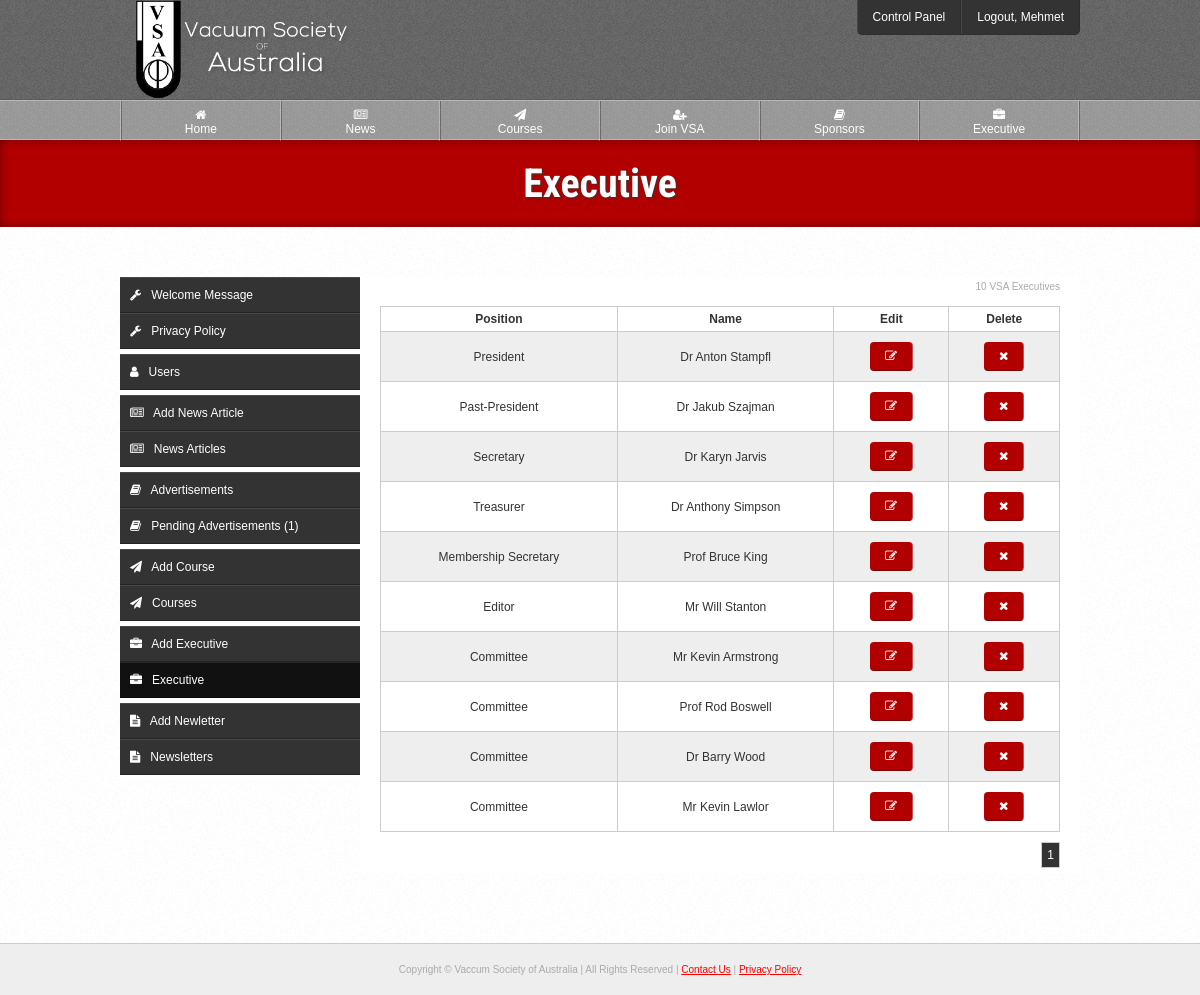
/source/cp/executive.php (signed in), run on the app's committed database.
### tables this page shows
CREATE TABLE IF NOT EXISTS `users` (
  `id` int(10) NOT NULL AUTO_INCREMENT,
  `username` varchar(20) NOT NULL,
  `password` varchar(70) NOT NULL,
  `email` varchar(100) NOT NULL,
  `title` varchar(6) NOT NULL,
  `fname` varchar(30) NOT NULL,
  `lname` varchar(40) NOT NULL,
  `address` varchar(80) NOT NULL,
  `suburb` varchar(50) NOT NULL,
  `state` varchar(50) NOT NULL,
  `postcode` int(10) NOT NULL,
  `country` varchar(50) NOT NULL,
  `telephone` varchar(20) NOT NULL,
  `fax` varchar(20) DEFAULT NULL,
  `website` varchar(100) DEFAULT NULL,
  `company` varchar(150) DEFAULT NULL,
  `blocked` enum('0','1') NOT NULL,
  `type` enum('1','2','3','4') NOT NULL,
  `active` enum('0','1') NOT NULL,
  `level` enum('1','2') NOT NULL,
  `password_reset` enum('0','1') NOT NULL,
  `activation_code` varchar(40) NOT NULL,
  `reset_code` varchar(100) NOT NULL,
  `payment_made` enum('0','1') NOT NULL,
  `date_created` varchar(100) NOT NULL,
  `payment_due_date` varchar(100) NOT NULL,
  `membership_expiry_date` varchar(100) NOT NULL,
  PRIMARY KEY (`id`),
  FULLTEXT KEY `username` (`username`)
);

CREATE TABLE IF NOT EXISTS `executives` (
  `id` int(10) NOT NULL AUTO_INCREMENT,
  `organization` varchar(150) NOT NULL,
  `fname` varchar(30) NOT NULL,
  `title` varchar(6) NOT NULL,
  `lname` varchar(10) NOT NULL,
  `position` varchar(50) NOT NULL,
  `telephone` varchar(20) NOT NULL,
  `email` varchar(100) NOT NULL,
  PRIMARY KEY (`id`)
);

### source/classes/User.php (called while the page is built, shortened)
<?php
class User extends Pagination {
	public static function getUsername($id) {
		try {
			$q = DB::$db->prepare("
				SELECT username
				FROM users
				WHERE id = :id
			");
			$q->execute([':id' => $id]);
		} catch(PDOException $ex) {
			die($ex->getMessage());
		}
		$c = $q->rowCount();
		$r = $q->fetch(PDO::FETCH_OBJ);
		return ($c != 0) ? $r->username : "Unknown";
	}
}

### source/classes/Template.php (called while the page is built, shortened)
<?php
class Template {
	private $page;
	public function setActivePage($prefix = null) {
		$page = explode("/", $_SERVER['PHP_SELF']);
		$page = end($page);
		$page = explode(".", $page);
		$page = current($page);
		$this->page = $prefix.$page;
	}
	public function getActivePage() {
		return $this->page;
	}
}

### source/classes/Executive.php (called while the page is built, shortened)
<?php
class Executive extends Pagination {
	private $count;
	private $data;
	public function getAll($page = 1, $limit = 10) {
		$this->amount = ($page - 1) * $limit;
		$this->limit = $limit;
		$this->page = $page;
		try {
			$q = DB::$db->query("
				SELECT SQL_CALC_FOUND_ROWS *
				FROM executives
				LIMIT {$this->amount}, {$this->limit}
			");
		} catch(PDOException $ex) {
			die($ex->getMessage());
		}
		$this->count = $q->rowCount();
		$total = DB::$db->query("SELECT FOUND_ROWS() AS total")->fetch(PDO::FETCH_OBJ)->total;
		$this->pages = ceil($total / $this->limit);
		if($this->count != 0)
			while($r = $q->fetch(PDO::FETCH_OBJ))
				$this->data[] = $r;
		return $this->data;
	}
	public function getCount() {
		return $this->count;
	}
}

### source/cp/executive.php (the view, shortened to what this page needs)
<?php
$t = new Template("cp_");
$t->setTitle("Executive");
include $t->load("template/head.php");
include $t->load("template/header.php");
$_executives = new Executive;
$executives = $_executives->getAll((isset($_GET['page']) && !empty($_GET['page'])) ? $_GET['page'] : 1);
?>
	<div id="page-heading">
		<h1>Executive</h1>
	</div>
	<div class="outer-wrapper white">
		<div class="inner-wrapper">
			<?php include $t->load("template/cp-nav.php"); ?>
			<section class="right-main">
				<?php if($_executives->getCount() != 0): ?>
					<p class="text-right fine-text"><?=$_executives->getCount();?> VSA Executive<?=($_executives->getCount() !== 1) ? 's' : null;?></p>
					<table class="style text-left">
						<tr>
							<th>Position</th>
							<th>Name</th>
							<th>Edit</th>
							<th>Delete</th>
						</tr>
					<?php foreach($executives as $executive): ?>
						<tr>
							<td><?=$executive->position;?></td>
							<td><?=$executive->title." ".$executive->fname." ".$executive->lname;?></td>
							<td><a href="<?=PATH?>cp/edit-executive?id=<?=$executive->id;?>" class="btn"><i class="fa fa-pencil-square-o"></i></a></td>
							<td><a href="#" data-link="<?=PATH?>cp/delete-executive?id=<?=$executive->id;?>" class="delete-btn btn"><i class="fa fa-times"></i></a></td>
						</tr>
					<?php endforeach; ?>
					</table>
					<?=$_executives->getPageLinks(PATH."cp/executive");?>
				<?php else: ?>
					<div class="notice-box yellow-notice">No VSA executives are being listed at the moment.</div>
				<?php endif; ?>
			</section>
		</div>
	</div>
<?php include $t->load("template/footer.php"); ?>

### source/template/header.php (shortened to what this page needs)
</head>
	<body>
		<header id="fixed">
			<div id="header">
				<div class="inner-wrapper">
					<a href="<?=PATH;?>"><img src="<?=PATH;?>img/vsa-logo.png" id="banner-logo" alt="Vaccum Society of Australia"></a>
					<?php if(isset($_SESSION['admin'])): ?>
						<nav class="top-nav">
							<ul>
								<li><a href="<?=PATH;?>cp/update-welcome">Control Panel</a></li>
								<li><a href="<?=PATH;?>logout?url=<?=$_SERVER['REQUEST_URI'];?>">Logout, <?=User::getUsername($_SESSION["logged"]);?></a></li>
							</ul>
						</nav>
					<?php else: ?>
						<div class="login-btn-wrapper">
							<a href="<?=PATH;?>login" class="login-btn"><img src="<?=PATH;?>img/login-btn.png"></a>
						</div>
					<?php endif; ?>
				</div>
			</div>
			<nav class="main-nav">
				<div class="inner-wrapper">
					<ul>
						<li><a href="<?=PATH;?>"<?=($t->getActivePage() == 'index') ? ' class="active"' : null;?>><i class="fa fa-home"></i><br>Home</a></li>
						<li><a href="<?=PATH;?>news"<?=($t->getActivePage() == 'news') ? ' class="active"' : null;?>><i class="fa fa-newspaper-o"></i><br>News</a></li>
						<li><a href="<?=PATH;?>courses"<?=($t->getActivePage() == 'courses' || $t->getActivePage() == 'apply-course') ? ' class="active"' : null;?>><i class="fa fa-paper-plane"></i><br>Courses</a></li>
						<li><a href="<?=PATH;?>join"<?=($t->getActivePage() == 'join') ? ' class="active"' : null;?>><i class="fa fa-user-plus"></i><br>Join VSA</a></li>
						<li><a href="<?=PATH;?>sponsors"<?=($t->getActivePage() == 'sponsors') ? ' class="active"' : null;?>><i class="fa fa-book"></i><br>Sponsors</a></li>
						<li><a href="<?=PATH;?>executive"<?=($t->getActivePage() == 'executive') ? ' class="active"' : null;?>><i class="fa fa-briefcase"></i><br>Executive</a></li>
					</ul>
				</div>
			</nav>
		</header>

### source/css/layout.css (style rules this page uses)
header, footer, nav { display: block; }
* { box-sizing: border-box; margin: 0; padding: 0; }
body { margin: 0; padding: 0; background: #EEE; font-family: arial, sans-serif; font-size: 12px; color: #333; }
.inner-wrapper { max-width: 960px; margin: 0 auto; position: relative; }
.outer-wrapper { padding: 50px 0px; border-bottom: 1px solid #CCC; }
.white { background: url("../img/content-bg.png"); }
#header { height: 100px; background: url("../img/header-bg.png"); border-bottom: 1px solid rgba(0,0,0,.1); }
#banner-logo { margin-top: -2px; height: 102px; }
.main-nav { height: 40px; background: url("../img/main-nav-bg.png"); font-size: 12px; border-top: 1px solid rgba(255,255,255,.3); border-bottom: 1px solid rgba(255,255,255,.3); display: block; }
.main-nav ul { margin: 0; padding: 0; border-left: 1px solid rgba(255,255,255,.3); border-right: 1px solid rgba(0,0,0,.3); }
.main-nav ul li { list-style-type: none; display: inline; float: left; width: 16.666%; text-align: center; }
.main-nav li a { display: block; color: #FFF; text-decoration: none; padding: 7px 15px; height: 40px; transition: .2s linear; border-left: 1px solid rgba(0,0,0,.3); border-right: 1px solid rgba(255,255,255,.3); }
.top-nav { position: absolute; right: 0; top: 0; background: #333; border-bottom: 1px solid rgba(0,0,0,.1); -webkit-border-radius: 0 0 5px 5px; -moz-border-radius: 0 0 5px 5px; -ms-border-radius: 0 0 5px 5px; -o-border-radius: 0 0 5px 5px; border-radius: 0 0 5px 5px; overflow: hidden; }
.top-nav ul { margin: 0; padding: 0; }
.top-nav ul li { list-style-type: none; display: inline; float: left; }
.top-nav li a { padding: 10px 15px; text-align: center; display: block; text-decoration: none; color: #FFF; border-right: 1px solid rgba(0,0,0,.1); border-left: 1px solid rgba(255,255,255,.1); transition: .2s linear; }
.top-nav ul li:last-of-type { border-right: none; }
.top-nav ul li:first-of-type { border-left: none; }
#page-heading { background: #B20000; color: #FFF; padding: 20px 0px; text-align: center; box-shadow: inset 0px 0px 10px rgba(0,0,0,.4); -webkit-box-shadow: inset 0px 0px 10px rgba(0,0,0,.4); -moz-box-shadow: inset 0px 0px 10px rgba(0,0,0,.4); -o-box-shadow: inset 0px 0px 10px rgba(0,0,0,.4); -ms-box-shadow: inset 0px 0px 10px rgba(0,0,0,.4); }
#page-heading h1 { margin: 0; padding: 0; font-size: 40px; text-shadow: 1px 1px 2px #333; font-family: 'Roboto Condensed', sans-serif; text-rendering: optimizeLegibility !important; -webkit-font-smoothing: antialiased !important; color: #FFF; }
.left-side, .right-main { background: #FFF; margin-bottom: 20px; }
.right-main { float: right; width: 720px; padding: 0px 20px; }

### source/css/style.css (style rules this page uses)
.text-left { text-align: left; }
.text-right { text-align: right; }
.fine-text { font-size: 10px; color: #AAA; }
.btn { color: #FFF; display: inline-block; background: #B20000; padding: 7px 15px; -webkit-border-radius: 4px; -moz-border-radius: 4px; -ms-border-radius: 4px; -o-border-radius: 4px; border-radius: 4px; text-decoration: none; font-weight: bold; margin: 5px; border-bottom: 1px solid rgba(0,0,0,.3); border-right: 1px solid rgba(255,255,255,.3); transition: .2s linear; }
table.style { border-collapse: collapse; width: 100%; text-align: center; margin-bottom: 10px; }
table.style th { color: #333; }
table.style th, table.style td { border: 1px solid #CCC; padding: 5px; }
table.style tr:nth-child(even) { background: #EEE; }
h1, h2, h3, h4, h5, h6 { margin-bottom: 15px; padding: 0; }
h1 { font-size: 35px; font-family: 'Roboto Condensed', sans-serif; }
p { line-height: 19px; margin-bottom: 10px; }
a { color: #F00; }
a img { border: none; }
li { list-style-position: inside; }
ul, ol { margin-bottom: 10px; margin-left: 20px; }

### source/css/resize.css (style rules this page uses)
body { margin: 0; text-align: center; }
.btn { margin-bottom: 5px; }
#banner-logo { text-align: center; height: auto; max-width: 233px; }
#header { height: 100%; }
#fixed { position: static; }
.main-nav { height: 100%; border-top: none; border-bottom: none; display: none; }
.main-nav ul li { width: 50%; border: none; }
.main-nav li a { border-bottom: 1px solid rgba(0,0,0,.3); border-top: 1px solid rgba(255,255,255,.3); }
.main-nav li a:nth-child(odd) { border-left: none; }
.top-nav { position: static; top: auto; right: auto; border-radius: 0; }
.top-nav ul li { width: 50%; }
.left-side, .right-main { float: none; width: auto; }
table.style { overflow-x: auto; display: block; width: 100%; }

### source/css/resize-sidebars.css (style rules this page uses)
.right-main { float: none; width: auto; }
.outer-wrapper { padding: 20px 2%; }

### data on the page
users: username "Mehmet"
executives: position "President", title "Dr", fname "Anton", lname "Stampfl"
executives: position "Past-President", title "Dr", fname "Jakub", lname "Szajman"
executives: position "Secretary", title "Dr", fname "Karyn", lname "Jarvis"
executives: position "Treasurer", title "Dr", fname "Anthony", lname "Simpson"
executives: position "Membership Secretary", title "Prof", fname "Bruce", lname "King"
executives: position "Editor", title "Mr", fname "Will", lname "Stanton"
executives: position "Committee", title "Mr", fname "Kevin", lname "Armstrong"
executives: position "Committee", title "Prof", fname "Rod", lname "Boswell"
executives: position "Committee", title "Dr", fname "Barry", lname "Wood"
executives: position "Committee", title "Mr", fname "Kevin", lname "Lawlor"

### other printed values
Sponsors::countAds('0') "1"
$_executives->getCount() "10"
